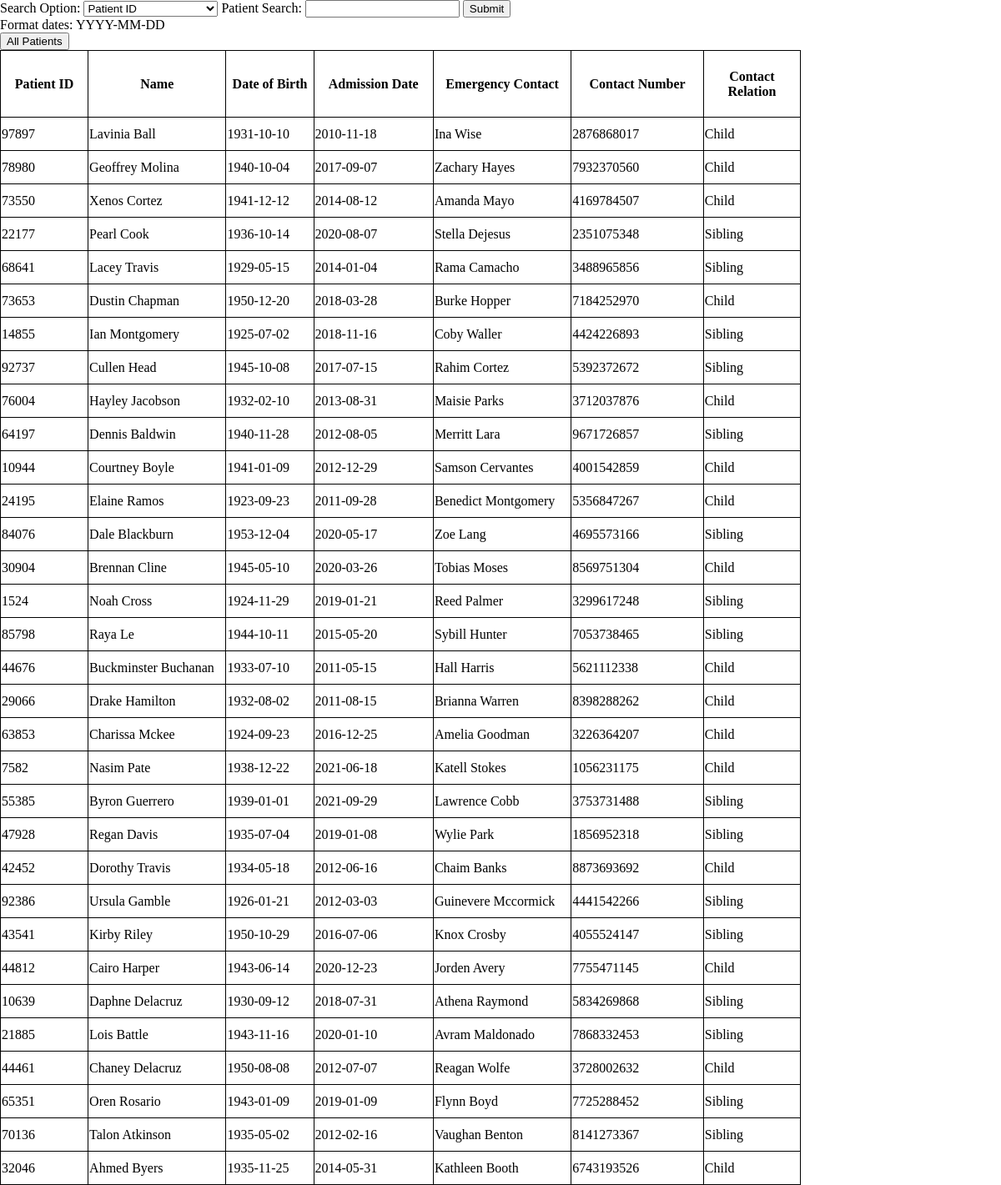
The app's page /patient.php with its own data.
### tables this page shows
CREATE TABLE `Patient` (
  `patientID` int(5) NOT NULL,  
  `fName` varchar(50) NOT NULL,
  `lName` varchar(50) NOT NULL,
  `admissionDate` date NOT NULL,
  `groupID` int(1) NOT NULL,  
  `familyCode` int(3) NOT NULL,
  `emergencyContactName` varchar(50) NOT NULL,
  `emergencyContactNumber` bigint(10) DEFAULT NULL,
  `emergencyContactRelation` varchar(50) NOT NULL,  
  `email` varchar(50) NOT NULL,
  `DOB` date NOT NULL,
  `password` varchar(15) NOT NULL,  
  `approval` int(1) NOT NULL,  
  `totalDues` decimal(10,2) NOT NULL,
  `phone` bigint(10) DEFAULT NULL
);

### patient.php (the view, shortened to what this page needs)
<?php
include 'db_connection.php';
if(!isset($_POST['option'])){
    $sql = "SELECT patientID,fName,lName,DOB,admissionDate,emergencyContactName,emergencyContactNumber,emergencyContactRelation
    FROM Patient
    WHERE approval = 1;";
    $result = $conn->query($sql);
}
?>
<html>
<head>
  <link rel="stylesheet" href="CSS/patientStyles.css">
</head>
    <body>
        <form action="patient.php" method="POST">
            <label for="option">Search Option: </label>
            <select name="option" id="option">
            <option value="id">Patient ID</option>
            </select>
            <label for="search">Patient Search:</label>
            <input type="text" name="search" id="search" required>
            <input type="submit" id="enter" value="Submit">
        </form>
        <p>Format dates: YYYY-MM-DD</p>
        <form action="patient.php" method="POST">
            <input type="submit" id="cancel" value="All Patients">
        </form>
        <table width='30%' border=0>
                    <th>Patient ID</th>
                    <th>Name </th>
                    <th>Date of Birth </th>
                    <th>Admission Date</th>
                    <th>Emergency Contact</th>
                    <th>Contact Number</th>
                    <th>Contact Relation</th>
                <?php
                while($res = mysqli_fetch_array($result)) {
                    echo "<tr>";
                    echo "<td>".$res['patientID']."</td>";
                    echo "<td>".$res['fName']. " " .$res['lName']."</td>";
                    echo "<td>".$res['DOB']."</td>";
                    echo "<td>".$res['admissionDate']."</td>";
                    echo "<td>".$res['emergencyContactName']."</td>";
                    echo "<td>".$res['emergencyContactNumber']."</td>";
                    echo "<td>".$res['emergencyContactRelation']."</td>";
                }
                ?>
         </table>
    </body>
</html>

### CSS/patientStyles.css (style rules this page uses)
* { box-sizing: border-box; margin: 0; }
table, th, tr { border: 1px solid black; width: 80%; }
table, th, td { border: 1px solid black; border-collapse: collapse; }
th { height:80px; width: 55px; }
td { height: 40px; }

### records on screen
patient: patientID "97897", fName "Lavinia", lName "Ball", DOB "1931-10-10", admissionDate "2010-11-18", emergencyContactName "Ina Wise", emergencyContactNumber "2876868017", emergencyContactRelation "Child"
patient: patientID "78980", fName "Geoffrey", lName "Molina", DOB "1940-10-04", admissionDate "2017-09-07", emergencyContactName "Zachary Hayes", emergencyContactNumber "7932370560", emergencyContactRelation "Child"
patient: patientID "73550", fName "Xenos", lName "Cortez", DOB "1941-12-12", admissionDate "2014-08-12", emergencyContactName "Amanda Mayo", emergencyContactNumber "4169784507", emergencyContactRelation "Child"
patient: patientID "22177", fName "Pearl", lName "Cook", DOB "1936-10-14", admissionDate "2020-08-07", emergencyContactName "Stella Dejesus", emergencyContactNumber "2351075348", emergencyContactRelation "Sibling"
patient: patientID "68641", fName "Lacey", lName "Travis", DOB "1929-05-15", admissionDate "2014-01-04", emergencyContactName "Rama Camacho", emergencyContactNumber "3488965856", emergencyContactRelation "Sibling"
patient: patientID "73653", fName "Dustin", lName "Chapman", DOB "1950-12-20", admissionDate "2018-03-28", emergencyContactName "Burke Hopper", emergencyContactNumber "7184252970", emergencyContactRelation "Child"
patient: patientID "14855", fName "Ian", lName "Montgomery", DOB "1925-07-02", admissionDate "2018-11-16", emergencyContactName "Coby Waller", emergencyContactNumber "4424226893", emergencyContactRelation "Sibling"
patient: patientID "92737", fName "Cullen", lName "Head", DOB "1945-10-08", admissionDate "2017-07-15", emergencyContactName "Rahim Cortez", emergencyContactNumber "5392372672", emergencyContactRelation "Sibling"
patient: patientID "76004", fName "Hayley", lName "Jacobson", DOB "1932-02-10", admissionDate "2013-08-31", emergencyContactName "Maisie Parks", emergencyContactNumber "3712037876", emergencyContactRelation "Child"
patient: patientID "64197", fName "Dennis", lName "Baldwin", DOB "1940-11-28", admissionDate "2012-08-05", emergencyContactName "Merritt Lara", emergencyContactNumber "9671726857", emergencyContactRelation "Sibling"
patient: patientID "10944", fName "Courtney", lName "Boyle", DOB "1941-01-09", admissionDate "2012-12-29", emergencyContactName "Samson Cervantes", emergencyContactNumber "4001542859", emergencyContactRelation "Child"
patient: patientID "24195", fName "Elaine", lName "Ramos", DOB "1923-09-23", admissionDate "2011-09-28", emergencyContactName "Benedict Montgomery", emergencyContactNumber "5356847267", emergencyContactRelation "Child"
patient: patientID "84076", fName "Dale", lName "Blackburn", DOB "1953-12-04", admissionDate "2020-05-17", emergencyContactName "Zoe Lang", emergencyContactNumber "4695573166", emergencyContactRelation "Sibling"
patient: patientID "30904", fName "Brennan", lName "Cline", DOB "1945-05-10", admissionDate "2020-03-26", emergencyContactName "Tobias Moses", emergencyContactNumber "8569751304", emergencyContactRelation "Child"
patient: patientID "1524", fName "Noah", lName "Cross", DOB "1924-11-29", admissionDate "2019-01-21", emergencyContactName "Reed Palmer", emergencyContactNumber "3299617248", emergencyContactRelation "Sibling"
patient: patientID "85798", fName "Raya", lName "Le", DOB "1944-10-11", admissionDate "2015-05-20", emergencyContactName "Sybill Hunter", emergencyContactNumber "7053738465", emergencyContactRelation "Sibling"
patient: patientID "44676", fName "Buckminster", lName "Buchanan", DOB "1933-07-10", admissionDate "2011-05-15", emergencyContactName "Hall Harris", emergencyContactNumber "5621112338", emergencyContactRelation "Child"
patient: patientID "29066", fName "Drake", lName "Hamilton", DOB "1932-08-02", admissionDate "2011-08-15", emergencyContactName "Brianna Warren", emergencyContactNumber "8398288262", emergencyContactRelation "Child"
patient: patientID "63853", fName "Charissa", lName "Mckee", DOB "1924-09-23", admissionDate "2016-12-25", emergencyContactName "Amelia Goodman", emergencyContactNumber "3226364207", emergencyContactRelation "Child"
patient: patientID "7582", fName "Nasim", lName "Pate", DOB "1938-12-22", admissionDate "2021-06-18", emergencyContactName "Katell Stokes", emergencyContactNumber "1056231175", emergencyContactRelation "Child"
patient: patientID "55385", fName "Byron", lName "Guerrero", DOB "1939-01-01", admissionDate "2021-09-29", emergencyContactName "Lawrence Cobb", emergencyContactNumber "3753731488", emergencyContactRelation "Sibling"
patient: patientID "47928", fName "Regan", lName "Davis", DOB "1935-07-04", admissionDate "2019-01-08", emergencyContactName "Wylie Park", emergencyContactNumber "1856952318", emergencyContactRelation "Sibling"
patient: patientID "42452", fName "Dorothy", lName "Travis", DOB "1934-05-18", admissionDate "2012-06-16", emergencyContactName "Chaim Banks", emergencyContactNumber "8873693692", emergencyContactRelation "Child"
patient: patientID "92386", fName "Ursula", lName "Gamble", DOB "1926-01-21", admissionDate "2012-03-03", emergencyContactName "Guinevere Mccormick", emergencyContactNumber "4441542266", emergencyContactRelation "Sibling"
patient: patientID "43541", fName "Kirby", lName "Riley", DOB "1950-10-29", admissionDate "2016-07-06", emergencyContactName "Knox Crosby", emergencyContactNumber "4055524147", emergencyContactRelation "Sibling"
patient: patientID "44812", fName "Cairo", lName "Harper", DOB "1943-06-14", admissionDate "2020-12-23", emergencyContactName "Jorden Avery", emergencyContactNumber "7755471145", emergencyContactRelation "Child"
patient: patientID "10639", fName "Daphne", lName "Delacruz", DOB "1930-09-12", admissionDate "2018-07-31", emergencyContactName "Athena Raymond", emergencyContactNumber "5834269868", emergencyContactRelation "Sibling"
patient: patientID "21885", fName "Lois", lName "Battle", DOB "1943-11-16", admissionDate "2020-01-10", emergencyContactName "Avram Maldonado", emergencyContactNumber "7868332453", emergencyContactRelation "Sibling"
patient: patientID "44461", fName "Chaney", lName "Delacruz", DOB "1950-08-08", admissionDate "2012-07-07", emergencyContactName "Reagan Wolfe", emergencyContactNumber "3728002632", emergencyContactRelation "Child"
patient: patientID "65351", fName "Oren", lName "Rosario", DOB "1943-01-09", admissionDate "2019-01-09", emergencyContactName "Flynn Boyd", emergencyContactNumber "7725288452", emergencyContactRelation "Sibling"
patient: patientID "70136", fName "Talon", lName "Atkinson", DOB "1935-05-02", admissionDate "2012-02-16", emergencyContactName "Vaughan Benton", emergencyContactNumber "8141273367", emergencyContactRelation "Sibling"
patient: patientID "32046", fName "Ahmed", lName "Byers", DOB "1935-11-25", admissionDate "2014-05-31", emergencyContactName "Kathleen Booth", emergencyContactNumber "6743193526", emergencyContactRelation "Child"
